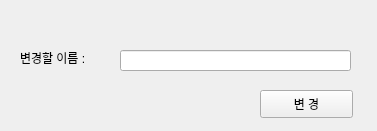
<?xml version="1.0" encoding="UTF-8"?>
<ui version="4.0">
 <class>Widget</class>
 <widget class="QWidget" name="Widget">
  <property name="geometry">
   <rect>
    <x>0</x>
    <y>0</y>
    <width>377</width>
    <height>131</height>
   </rect>
  </property>
  <property name="windowTitle">
   <string>Widget</string>
  </property>
  <widget class="QLabel" name="label">
   <property name="geometry">
    <rect>
     <x>20</x>
     <y>50</y>
     <width>101</width>
     <height>16</height>
    </rect>
   </property>
   <property name="text">
    <string>변경할 이름 : </string>
   </property>
  </widget>
  <widget class="QLineEdit" name="leName">
   <property name="geometry">
    <rect>
     <x>120</x>
     <y>50</y>
     <width>231</width>
     <height>21</height>
    </rect>
   </property>
  </widget>
  <widget class="QPushButton" name="pushButton">
   <property name="geometry">
    <rect>
     <x>260</x>
     <y>90</y>
     <width>93</width>
     <height>28</height>
    </rect>
   </property>
   <property name="text">
    <string>변 경</string>
   </property>
  </widget>
 </widget>
 <layoutdefault spacing="6" margin="11"/>
 <resources/>
 <connections/>
</ui>
